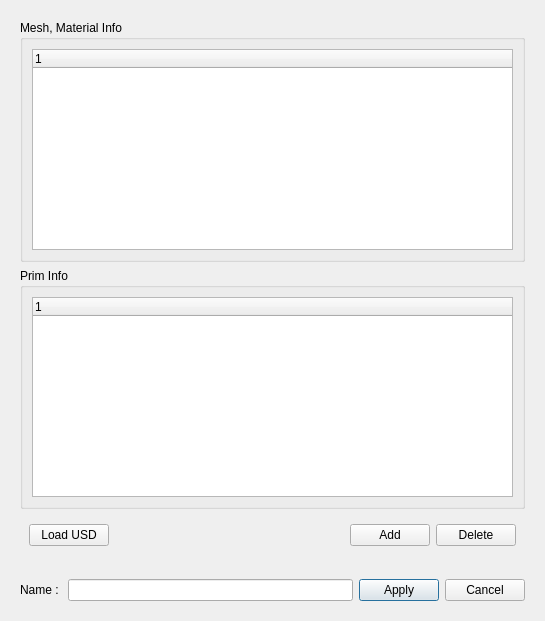
<?xml version="1.0" encoding="UTF-8"?>
<ui version="4.0">
 <class>OmniversePresetAddOrModifyDialog</class>
 <widget class="QDialog" name="OmniversePresetAddOrModifyDialog">
  <property name="geometry">
   <rect>
    <x>0</x>
    <y>0</y>
    <width>545</width>
    <height>621</height>
   </rect>
  </property>
  <property name="windowTitle">
   <string/>
  </property>
  <layout class="QGridLayout" name="gridLayout">
   <item row="1" column="0">
    <widget class="QWidget" name="widget_4" native="true">
     <property name="sizePolicy">
      <sizepolicy hsizetype="Preferred" vsizetype="Fixed">
       <horstretch>0</horstretch>
       <verstretch>0</verstretch>
      </sizepolicy>
     </property>
     <layout class="QHBoxLayout" name="horizontalLayout_2">
      <item>
       <widget class="QLabel" name="label">
        <property name="text">
         <string>Name : </string>
        </property>
       </widget>
      </item>
      <item>
       <widget class="QLineEdit" name="m_editPresetName"/>
      </item>
      <item>
       <widget class="QPushButton" name="m_btnApply">
        <property name="text">
         <string>Apply</string>
        </property>
       </widget>
      </item>
      <item>
       <widget class="QPushButton" name="m_btnCancel">
        <property name="text">
         <string>Cancel</string>
        </property>
       </widget>
      </item>
     </layout>
    </widget>
   </item>
   <item row="0" column="0">
    <widget class="QWidget" name="widget_2" native="true">
     <layout class="QVBoxLayout" name="verticalLayout">
      <item>
       <widget class="QGroupBox" name="groupBox">
        <property name="title">
         <string>Mesh, Material Info</string>
        </property>
        <layout class="QVBoxLayout" name="verticalLayout_2">
         <item>
          <widget class="QTreeWidget" name="m_treeMeshMaterialInfo">
           <column>
            <property name="text">
             <string notr="true">1</string>
            </property>
           </column>
          </widget>
         </item>
        </layout>
       </widget>
      </item>
      <item>
       <widget class="QGroupBox" name="groupBox_2">
        <property name="title">
         <string>Prim Info</string>
        </property>
        <layout class="QVBoxLayout" name="verticalLayout_3">
         <item>
          <widget class="QTreeWidget" name="m_treePrimInfo">
           <column>
            <property name="text">
             <string notr="true">1</string>
            </property>
           </column>
          </widget>
         </item>
        </layout>
       </widget>
      </item>
      <item>
       <widget class="QWidget" name="widget" native="true">
        <layout class="QHBoxLayout" name="horizontalLayout">
         <item>
          <widget class="QPushButton" name="m_btnLoadUSD">
           <property name="text">
            <string>Load USD</string>
           </property>
          </widget>
         </item>
         <item>
          <spacer name="horizontalSpacer_2">
           <property name="orientation">
            <enum>Qt::Horizontal</enum>
           </property>
           <property name="sizeHint" stdset="0">
            <size>
             <width>40</width>
             <height>20</height>
            </size>
           </property>
          </spacer>
         </item>
         <item>
          <widget class="QPushButton" name="m_btnAdd">
           <property name="text">
            <string>Add</string>
           </property>
          </widget>
         </item>
         <item>
          <widget class="QPushButton" name="m_btnDelete">
           <property name="text">
            <string>Delete</string>
           </property>
          </widget>
         </item>
        </layout>
       </widget>
      </item>
     </layout>
    </widget>
   </item>
  </layout>
 </widget>
 <resources/>
 <connections/>
</ui>
